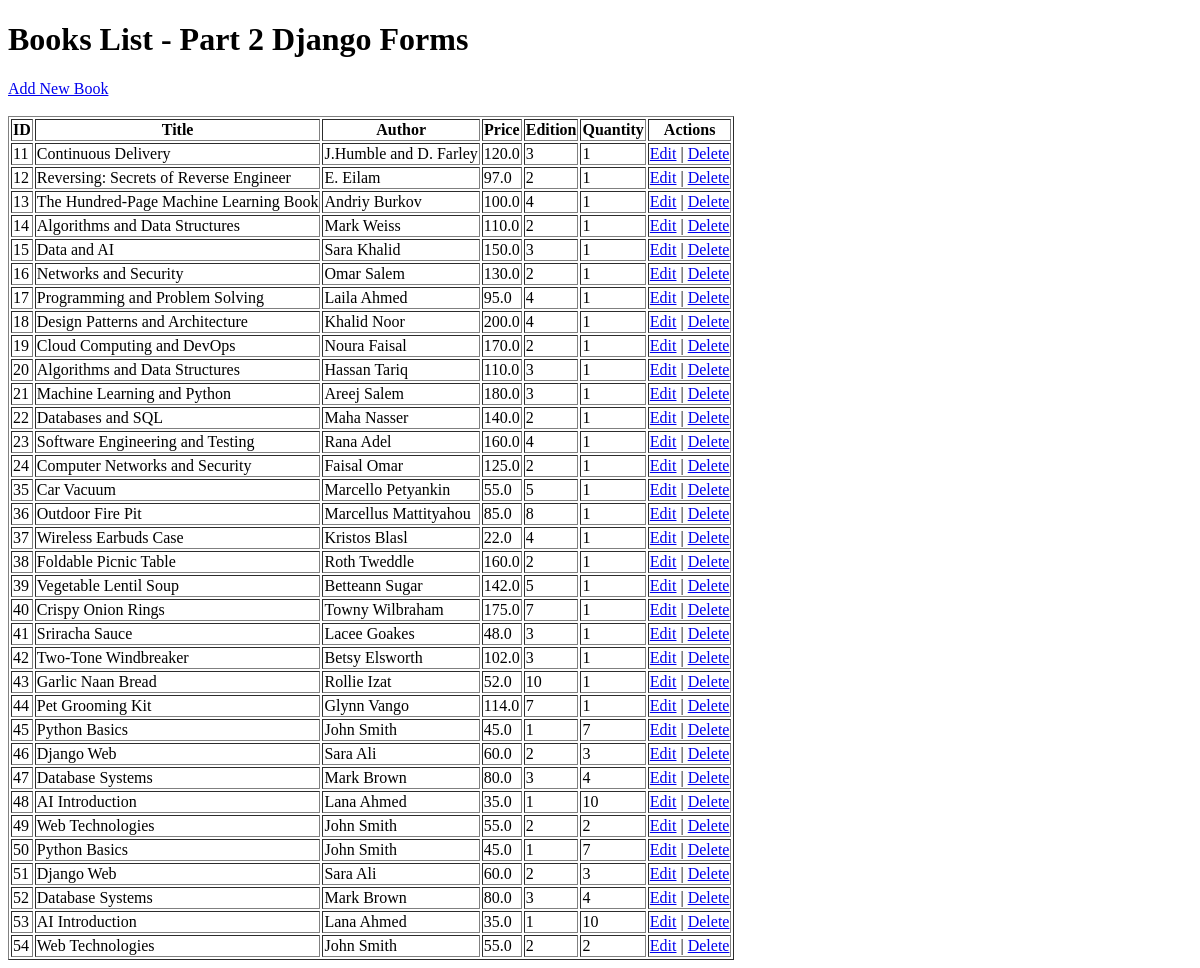
The app's page /books/lab9_part2/listbooks, older data.
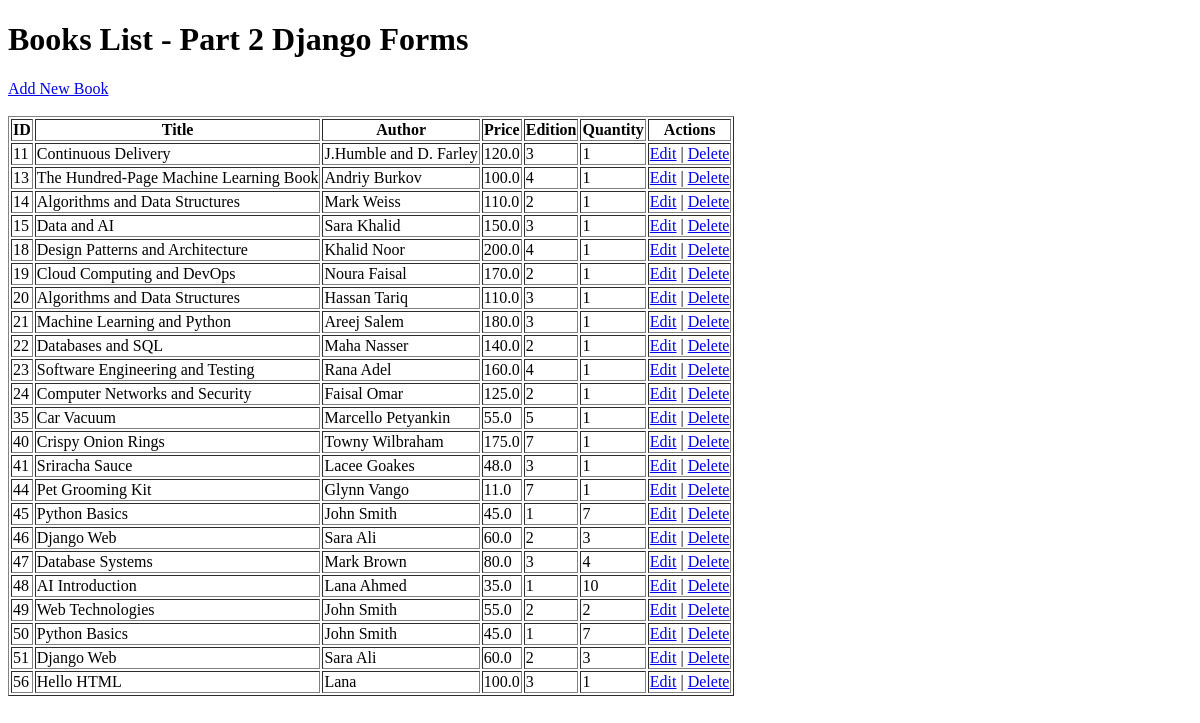
The same page, newer data.
### apps/bookmodule/models.py (models this page shows, shortened)
class Book(models.Model):
    title = models.CharField(max_length=100)
    author = models.CharField(max_length=50, blank=True, null=True)
    price = models.FloatField(default=0.0)
    edition = models.SmallIntegerField(default=1)
    quantity = models.IntegerField(default=1)
    pubdate = models.DateTimeField(null=True, blank=True)
    rating = models.SmallIntegerField(default=1)
    publisher = models.ForeignKey(Publisher, null=True, blank=True, on_delete=models.SET_NULL)
    authors = models.ManyToManyField(Author, blank=True)

### apps/bookmodule/views.py (the view)
# urls.py: path('lab9_part2/listbooks', views.list_books_lab9_part2, name='list_books_lab9_part2'),
def list_books_lab9_part2(request):
    books = Book.objects.all()
    return render(request, 'bookmodule/lab9_part2_listbooks.html', {'books': books})

### apps/templates/bookmodule/lab9_part2_listbooks.html (shortened to what this page needs)
<!DOCTYPE html>
<html>
<head>
</head>
<body>
<h1>Books List - Part 2 Django Forms</h1>
<a href="{% url 'add_book_lab9_part2' %}">Add New Book</a>
<br><br>
<table border="1">
    <tr>
        <th>ID</th>
        <th>Title</th>
        <th>Author</th>
        <th>Price</th>
        <th>Edition</th>
        <th>Quantity</th>
        <th>Actions</th>
    </tr>
    {% for book in books %}
    <tr>
        <td>{{ book.id }}</td>
        <td>{{ book.title }}</td>
        <td>{{ book.author }}</td>
        <td>{{ book.price }}</td>
        <td>{{ book.edition }}</td>
        <td>{{ book.quantity }}</td>
        <td>
            <a href="{% url 'edit_book_lab9_part2' book.id %}">Edit</a>
            |
            <a href="{% url 'delete_book_lab9_part2' book.id %}">Delete</a>
        </td>
    </tr>
    {% empty %}
    <tr>
        <td colspan="7">No books found.</td>
    </tr>
    {% endfor %}
</table>
</body>
</html>

Row changes from the older to the newer data that the page shows:
removed Book: id "12", title "Reversing: Secrets of Reverse Engineer", author "E. Eilam", price "97.0", edition "2", quantity "1"
removed Book: id "16", title "Networks and Security", author "Omar Salem", price "130.0", edition "2", quantity "1"
removed Book: id "17", title "Programming and Problem Solving", author "Laila Ahmed", price "95.0", edition "4", quantity "1"
removed Book: id "36", title "Outdoor Fire Pit", author "Marcellus Mattityahou", price "85.0", edition "8", quantity "1"
removed Book: id "37", title "Wireless Earbuds Case", author "Kristos Blasl", price "22.0", edition "4", quantity "1"
removed Book: id "38", title "Foldable Picnic Table", author "Roth Tweddle", price "160.0", edition "2", quantity "1"
removed Book: id "39", title "Vegetable Lentil Soup", author "Betteann Sugar", price "142.0", edition "5", quantity "1"
removed Book: id "42", title "Two-Tone Windbreaker", author "Betsy Elsworth", price "102.0", edition "3", quantity "1"
removed Book: id "43", title "Garlic Naan Bread", author "Rollie Izat", price "52.0", edition "10", quantity "1"
removed Book: id "52", title "Database Systems", author "Mark Brown", price "80.0", edition "3", quantity "4"
removed Book: id "53", title "AI Introduction", author "Lana Ahmed", price "35.0", edition "1", quantity "10"
removed Book: id "54", title "Web Technologies", author "John Smith", price "55.0", edition "2", quantity "2"
changed Book "Pet Grooming Kit": price "114.0" → "11.0"
added Book: id "56", title "Hello HTML", author "Lana", price "100.0", edition "3", quantity "1"
